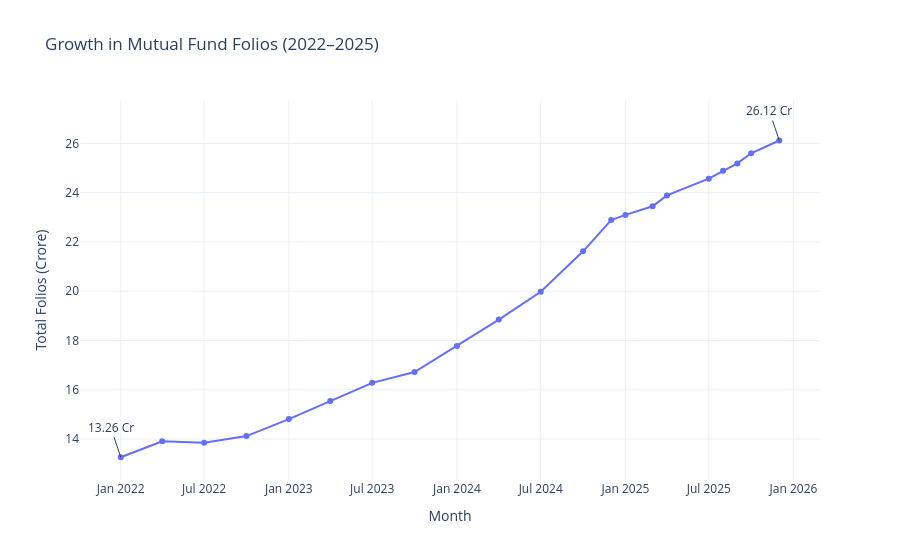

The code cell stored with this chart in its notebook:
### Code cell
fig.add_annotation(
    x=folio.iloc[0]["month"],
    y=folio.iloc[0]["total_folios_crore"],
    text="13.26 Cr",
    showarrow=True
)

fig.add_annotation(
    x=folio.iloc[-1]["month"],
    y=folio.iloc[-1]["total_folios_crore"],
    text="26.12 Cr",
    showarrow=True
)

fig.show()

### Figure 1 — Plotly figure (JSON) as saved in the notebook; plotly's stock layout.template omitted (floating-point values rounded to 4 significant figures)
{"data": [{"hovertemplate": "month=%{x}<br>total_folios_crore=%{y}<extra></extra>", "legendgroup": "", "line": {"color": "#636efa", "dash": "solid"}, "marker": {"symbol": "circle"}, "mode": "lines+markers", "name": "", "orientation": "v", "showlegend": false, "type": "scatter", "x": ["2022-01-01T00:00:00.000000", "2022-04-01T00:00:00.000000", "2022-07-01T00:00:00.000000", "2022-10-01T00:00:00.000000", "2023-01-01T00:00:00.000000", "2023-04-01T00:00:00.000000", "2023-07-01T00:00:00.000000", "2023-10-01T00:00:00.000000", "2024-01-01T00:00:00.000000", "2024-04-01T00:00:00.000000", "2024-07-01T00:00:00.000000", "2024-10-01T00:00:00.000000", "2024-12-01T00:00:00.000000", "2025-01-01T00:00:00.000000", "2025-03-01T00:00:00.000000", "2025-04-01T00:00:00.000000", "2025-07-01T00:00:00.000000", "2025-08-01T00:00:00.000000", "2025-09-01T00:00:00.000000", "2025-10-01T00:00:00.000000", "2025-12-01T00:00:00.000000"], "xaxis": "x", "y": [13.26, 13.91, 13.85, 14.12, 14.81, 15.54, 16.28, 16.72, 17.78, 18.85, 19.98, 21.62, 22.89, 23.1, 23.45, 23.89, 24.57, 24.89, 25.19, 25.6, 26.12], "yaxis": "y"}], "layout": {"annotations": [{"showarrow": true, "text": "13.26 Cr", "x": "2022-01-01T00:00:00", "y": 13.26}, {"showarrow": true, "text": "26.12 Cr", "x": "2025-12-01T00:00:00", "y": 26.12}], "legend": {"tracegroupgap": 0}, "title": {"text": "Growth in Mutual Fund Folios (2022–2025)"}, "xaxis": {"anchor": "y", "domain": [0, 1], "title": {"text": "Month"}}, "yaxis": {"anchor": "x", "domain": [0, 1], "title": {"text": "Total Folios (Crore)"}}}}
